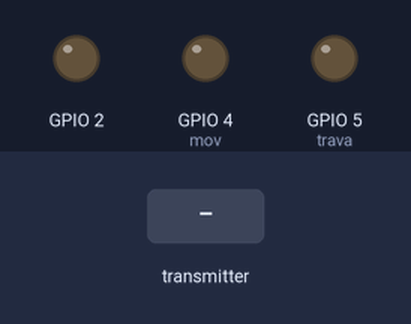
A sketch run on a simulated ESP32. Shown: output pins drawn as LEDs (lit = HIGH). The test bench sets the inputs (shaded band). What the sketch prints to the serial monitor is not drawn.

Above: at 1.2 s.
1.3 s: the transmitter starts sending direcao = 0
At 1.7 s:
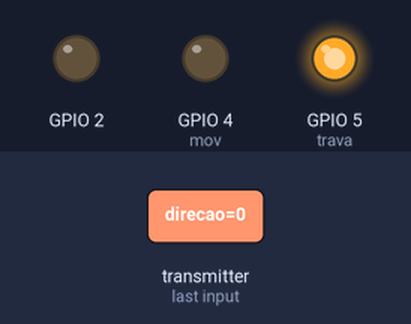
4.3 s: the transmitter starts sending chave = 1
At 4.7 s:
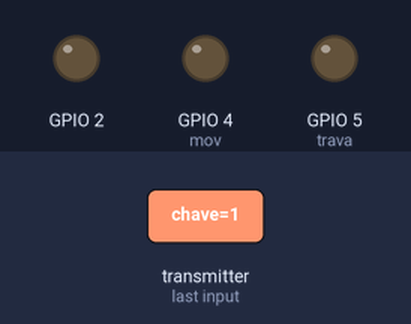
7.3 s: the transmitter starts sending chave = 0
At 7.7 s:
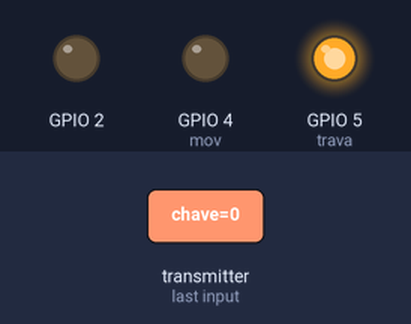
Timing chart, 0 to 10.3 s (numbered marks = the images above; inputs shaded):
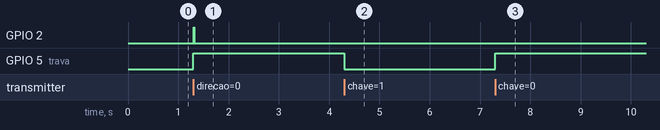

The sketch:

cod_robo.ino
```cpp
// Código do Robô

// ESP-NOW Espressif : https://docs.espressif.com/projects/esp-idf/en/latest/esp32/api-reference/network/esp_now.html

// Protocolo de comunicação ESP-NOW (Espressif)
// Fazemos uma comunicação entre dois dispositivos sem a conexão fixa de WiFi entre eles
// Utilizamos o código MAC para fazer essa ponte de envio de dados

// ----- Includes ----

#include <WiFi.h>
#include <esp_now.h>

// -------------------


// ----- Variáveis e defines ------

#define mov 4
#define trava 5

// Estrutura exemplo para receber os dados (deve ser semelhante à struct do sender)
typedef struct mensagem_recebida {
    char direcao;
    int velocidade;
    bool chave;
} mensagem_recebida;

// Criação da struct
mensagem_recebida msg_recebida;

// Estrutura para enviar um pacote de dados
typedef struct mensagem_enviada {
    char direcao;
    int velocidade;
    bool chave;
    bool sensor_frente;
    bool sensor_tras;
    bool sensor_corrente;
} mensagem_enviada;

// Criação da struct
mensagem_enviada msg_enviada;

uint8_t broadcastAddress[] = {0xb4, 0xe6, 0x2d, 0x86, 0x26, 0x95};

// Variáveis temporais para desligar led de identificação de envio de mensagens
unsigned int lastTime;
const int intervalo = 10;

// ------------------


void setup() {

  // Configuração das GPIOs
  pinMode(mov, OUTPUT);
  pinMode(trava, OUTPUT);
  pinMode(2, OUTPUT);
  digitalWrite(2,0);
  digitalWrite(trava,0);
  digitalWrite(mov,0);

  // Não está sendo muito utilizado, devido aos problemas que causa no teste com a comunicação em baixa latência
  Serial.begin(115200);

  // WiFi Station podendo se conectar a qualquer fonte Access point
  // No caso, utilizando ESP-NOW não precisamo deixar nosso WiFi conectado a de outro dispositivo

  // Em código exemplo é utilizado o modo WIFI_AP, porém, quando uso aqui o modo Access Point com o outro dispositivo estando em modo Station o envio de dados não ocorre
  WiFi.mode(WIFI_STA);

  // ======= Configuração do ESP NOW =======

  // Inicialização do ESP NOW
  if (esp_now_init() == 0) {
    Serial.println("Inicializacao ocorreu com sucesso");
  }else{
    Serial.println("Erro na inicializacao");
    // Recomenda-se fazer um contador para passar um tempo e verificar de novo, e caso ocorra erro, reiniciar o ESP
    Serial.println("Reiniciando");
    ESP.restart();
  }

  // Informações do par a ser enviado os dados

  esp_now_peer_info_t peerInfo;
  memcpy(peerInfo.peer_addr, broadcastAddress, 6);
  peerInfo.channel = 0;
  peerInfo.encrypt = false;
  // ---

  // Adiciono o par especificado e valido tal conexão
  if (esp_now_add_peer(&peerInfo) != ESP_OK){
    Serial.println("Erro em adicionar o par");
    return;
  }

  // Função para recebimento dos dados
  esp_now_register_recv_cb(func_recebimento);

  // Função para verificar o envio dos dados
  esp_now_register_send_cb(verifica_envio);

  // =================================
}


// Função de callback que é executada quando recebe algum dado
// No Docs da Espressif não é recomendado que está função faça operações longas
void func_recebimento(const uint8_t * mac, const uint8_t *incomingData, int len){
  // Copia as variáveis da struct enviada para a struct criada nesse código
  memcpy(&msg_recebida, incomingData, sizeof(msg_recebida));
  // Prints para verificar tal funcionamento
  //Serial.println(" ---------- ");
  //Serial.println("Pacote recebido: ");
  //Serial.println(msg_recebida.velocidade);
  //Serial.println(msg_recebida.direcao);
  //Serial.println(msg_recebida.chave);

  msg_enviada.velocidade = msg_recebida.velocidade;
  msg_enviada.direcao = msg_recebida.direcao;
  msg_enviada.chave = msg_recebida.chave;

  if(msg_recebida.direcao == 'f'){
    digitalWrite(mov, 1);
  }else{
    digitalWrite(mov, 0);
  }

  if(msg_recebida.chave == false){
    digitalWrite(trava, 1);
  }else{
    digitalWrite(trava, 0);
  }

  msg_enviada.sensor_frente = 0;
  msg_enviada.sensor_tras = 0;
  msg_enviada.sensor_corrente = 0;

  //Serial.println("\nEnviando comandos recebidos de volta para o emissor");
  esp_err_t retorno = esp_now_send(broadcastAddress, (uint8_t *) &msg_enviada, sizeof(msg_enviada));
  /*
  Serial.print("Verificando se o envio ocorreu: ");
  // Verifico retorno
    if(retorno == ESP_OK){
      Serial.println("ESP_OK");
    }else if(retorno == ESP_ERR_ESPNOW_NOT_INIT){
      Serial.println("ESP_ERR_ESPNOW_NOT_INIT");
    }else if(retorno == ESP_ERR_ESPNOW_ARG){
      Serial.println("ESP_ERR_ESPNOW_ARG");
    }else if(retorno == ESP_ERR_ESPNOW_INTERNAL ){
      Serial.println("ESP_ERR_ESPNOW_INTERNAL ");
    }else if(retorno == ESP_ERR_ESPNOW_NO_MEM ){
      Serial.println("ESP_ERR_ESPNOW_NO_MEM ");
    }else if(retorno == ESP_ERR_ESPNOW_NOT_FOUND ){
      Serial.println("ESP_ERR_ESPNOW_NOT_FOUND ");
    }else if(retorno == ESP_ERR_ESPNOW_IF ){
      Serial.println("ESP_ERR_ESPNOW_IF ");
    }else{
      Serial.println(retorno);
    }
  */
}


void verifica_envio(const uint8_t *mac_addr, esp_now_send_status_t status){
  //Serial.println();
  //Serial.print("Verificando o envio:\t");
  // Checagem visual se a mensagem foi recebida
  if(status == ESP_NOW_SEND_SUCCESS){
    digitalWrite(2,1);  // Led continua ligado caso não receba mensagem não identificando que não está mais recebendo dados, logo, não está mais enviando também
  }else{
    digitalWrite(2,0);
  }

  //Serial.println(status == ESP_NOW_SEND_SUCCESS ? "Envio com sucesso" : "Falha no envio");
  //Serial.println();
  //Serial.println(" --------- ");
}

void loop() {

  if(millis() - lastTime >= intervalo){

    digitalWrite(2,0);
    lastTime = millis();

  }


}
```

Measured:
- after the input at 1.3 s, GPIO 2: LOW → HIGH at once, → LOW 0.01 s later; GPIO 5 (trava): LOW → HIGH at once
- after the input at 4.3 s, GPIO 5 (trava): HIGH → LOW at once
- after the input at 7.3 s, GPIO 5 (trava): LOW → HIGH at once
